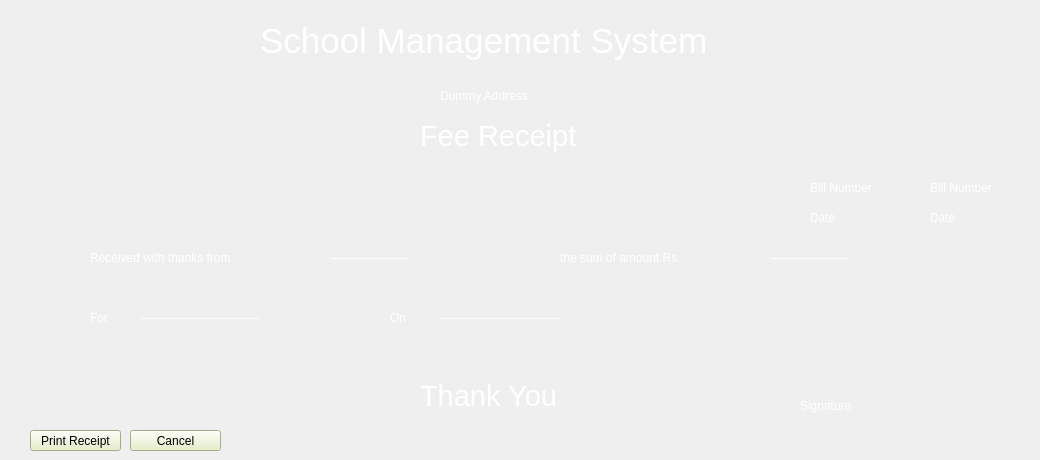
    <widget class="QWidget" name="tab_14">
     <attribute name="title">
      <string>Print Receipt</string>
     </attribute>
     <widget class="QLabel" name="label_104">
      <property name="geometry">
       <rect>
        <x>260</x>
        <y>0</y>
        <width>541</width>
        <height>81</height>
       </rect>
      </property>
      <property name="font">
       <font>
        <family>MS Shell Dlg 2</family>
        <pointsize>26</pointsize>
        <weight>9</weight>
        <italic>false</italic>
        <bold>false</bold>
       </font>
      </property>
      <property name="styleSheet">
       <string notr="true">color: rgb(255, 255, 255);
font: 75 26pt &quot;MS Shell Dlg 2&quot;;</string>
      </property>
      <property name="text">
       <string>School Management System</string>
      </property>
     </widget>
     <widget class="QLabel" name="label_105">
      <property name="geometry">
       <rect>
        <x>440</x>
        <y>80</y>
        <width>211</width>
        <height>31</height>
       </rect>
      </property>
      <property name="styleSheet">
       <string notr="true">color: rgb(255, 255, 255);</string>
      </property>
      <property name="text">
       <string>Dummy Address</string>
      </property>
     </widget>
     <widget class="QLabel" name="label_106">
      <property name="geometry">
       <rect>
        <x>420</x>
        <y>110</y>
        <width>251</width>
        <height>51</height>
       </rect>
      </property>
      <property name="font">
       <font>
        <family>MS Shell Dlg 2</family>
        <pointsize>22</pointsize>
        <weight>9</weight>
        <italic>false</italic>
        <bold>false</bold>
       </font>
      </property>
      <property name="styleSheet">
       <string notr="true">color: rgb(255, 255, 255);
font: 75 8pt &quot;MS Shell Dlg 2&quot;;
font: 75 22pt &quot;MS Shell Dlg 2&quot;;</string>
      </property>
      <property name="text">
       <string>Fee Receipt</string>
      </property>
     </widget>
     <widget class="QLabel" name="label_107">
      <property name="geometry">
       <rect>
        <x>810</x>
        <y>180</y>
        <width>101</width>
        <height>16</height>
       </rect>
      </property>
      <property name="styleSheet">
       <string notr="true">color: rgb(255, 255, 255);</string>
      </property>
      <property name="text">
       <string>Bill Number</string>
      </property>
     </widget>
     <widget class="QLabel" name="l81">
      <property name="geometry">
       <rect>
        <x>930</x>
        <y>180</y>
        <width>101</width>
        <height>16</height>
       </rect>
      </property>
      <property name="styleSheet">
       <string notr="true">color: rgb(255, 255, 255);</string>
      </property>
      <property name="text">
       <string>Bill Number</string>
      </property>
     </widget>
     <widget class="QLabel" name="label_109">
      <property name="geometry">
       <rect>
        <x>810</x>
        <y>210</y>
        <width>101</width>
        <height>16</height>
       </rect>
      </property>
      <property name="styleSheet">
       <string notr="true">color: rgb(255, 255, 255);</string>
      </property>
      <property name="text">
       <string>Date</string>
      </property>
     </widget>
     <widget class="QLabel" name="l82">
      <property name="geometry">
       <rect>
        <x>930</x>
        <y>210</y>
        <width>101</width>
        <height>16</height>
       </rect>
      </property>
      <property name="styleSheet">
       <string notr="true">color: rgb(255, 255, 255);</string>
      </property>
      <property name="text">
       <string>Date</string>
      </property>
     </widget>
     <widget class="QLabel" name="label_111">
      <property name="geometry">
       <rect>
        <x>90</x>
        <y>250</y>
        <width>241</width>
        <height>16</height>
       </rect>
      </property>
      <property name="styleSheet">
       <string notr="true">color: rgb(255, 255, 255);</string>
      </property>
      <property name="text">
       <string>Received with thanks from</string>
      </property>
     </widget>
     <widget class="QLabel" name="l85">
      <property name="geometry">
       <rect>
        <x>140</x>
        <y>310</y>
        <width>241</width>
        <height>16</height>
       </rect>
      </property>
      <property name="styleSheet">
       <string notr="true">color: rgb(255, 255, 255);</string>
      </property>
      <property name="text">
       <string>------------------------------</string>
      </property>
     </widget>
     <widget class="QLabel" name="label_113">
      <property name="geometry">
       <rect>
        <x>560</x>
        <y>250</y>
        <width>241</width>
        <height>16</height>
       </rect>
      </property>
      <property name="styleSheet">
       <string notr="true">color: rgb(255, 255, 255);</string>
      </property>
      <property name="text">
       <string>the sum of amount Rs.</string>
      </property>
     </widget>
     <widget class="QLabel" name="l84">
      <property name="geometry">
       <rect>
        <x>770</x>
        <y>250</y>
        <width>241</width>
        <height>16</height>
       </rect>
      </property>
      <property name="styleSheet">
       <string notr="true">color: rgb(255, 255, 255);</string>
      </property>
      <property name="text">
       <string>--------------------</string>
      </property>
     </widget>
     <widget class="QLabel" name="label_115">
      <property name="geometry">
       <rect>
        <x>90</x>
        <y>310</y>
        <width>41</width>
        <height>16</height>
       </rect>
      </property>
      <property name="styleSheet">
       <string notr="true">color: rgb(255, 255, 255);</string>
      </property>
      <property name="text">
       <string>For </string>
      </property>
     </widget>
     <widget class="QLabel" name="label_116">
      <property name="geometry">
       <rect>
        <x>390</x>
        <y>310</y>
        <width>41</width>
        <height>16</height>
       </rect>
      </property>
      <property name="styleSheet">
       <string notr="true">color: rgb(255, 255, 255);</string>
      </property>
      <property name="text">
       <string>On</string>
      </property>
     </widget>
     <widget class="QLabel" name="l86">
      <property name="geometry">
       <rect>
        <x>440</x>
        <y>310</y>
        <width>241</width>
        <height>16</height>
       </rect>
      </property>
      <property name="styleSheet">
       <string notr="true">color: rgb(255, 255, 255);</string>
      </property>
      <property name="text">
       <string>------------------------------</string>
      </property>
     </widget>
     <widget class="QLabel" name="label_118">
      <property name="geometry">
       <rect>
        <x>420</x>
        <y>370</y>
        <width>191</width>
        <height>51</height>
       </rect>
      </property>
      <property name="font">
       <font>
        <family>MS Shell Dlg 2</family>
        <pointsize>22</pointsize>
        <weight>9</weight>
        <italic>false</italic>
        <bold>false</bold>
       </font>
      </property>
      <property name="styleSheet">
       <string notr="true">color: rgb(255, 255, 255);
font: 75 8pt &quot;MS Shell Dlg 2&quot;;
font: 75 22pt &quot;MS Shell Dlg 2&quot;;</string>
      </property>
      <property name="text">
       <string>Thank You</string>
      </property>
     </widget>
     <widget class="QLabel" name="label_119">
      <property name="geometry">
       <rect>
        <x>800</x>
        <y>390</y>
        <width>101</width>
        <height>31</height>
       </rect>
      </property>
      <property name="styleSheet">
       <string notr="true">color: rgb(255, 255, 255);</string>
      </property>
      <property name="text">
       <string>Signature</string>
      </property>
     </widget>
     <widget class="QPushButton" name="b81">
      <property name="geometry">
       <rect>
        <x>30</x>
        <y>430</y>
        <width>91</width>
        <height>21</height>
       </rect>
      </property>
      <property name="styleSheet">
       <string notr="true">background-color: rgb(229, 239, 193);
font: 8pt &quot;Modern No. 20&quot;;
</string>
      </property>
      <property name="text">
       <string>Print Receipt</string>
      </property>
     </widget>
     <widget class="QPushButton" name="b82">
      <property name="geometry">
       <rect>
        <x>130</x>
        <y>430</y>
        <width>91</width>
        <height>21</height>
       </rect>
      </property>
      <property name="styleSheet">
       <string notr="true">background-color: rgb(229, 239, 193);
font: 8pt &quot;Modern No. 20&quot;;
</string>
      </property>
      <property name="text">
       <string>Cancel</string>
      </property>
     </widget>
     <widget class="QLabel" name="l83">
      <property name="geometry">
       <rect>
        <x>330</x>
        <y>250</y>
        <width>221</width>
        <height>16</height>
       </rect>
      </property>
      <property name="styleSheet">
       <string notr="true">color: rgb(255, 255, 255);</string>
      </property>
      <property name="text">
       <string>--------------------</string>
      </property>
     </widget>
    </widget>
